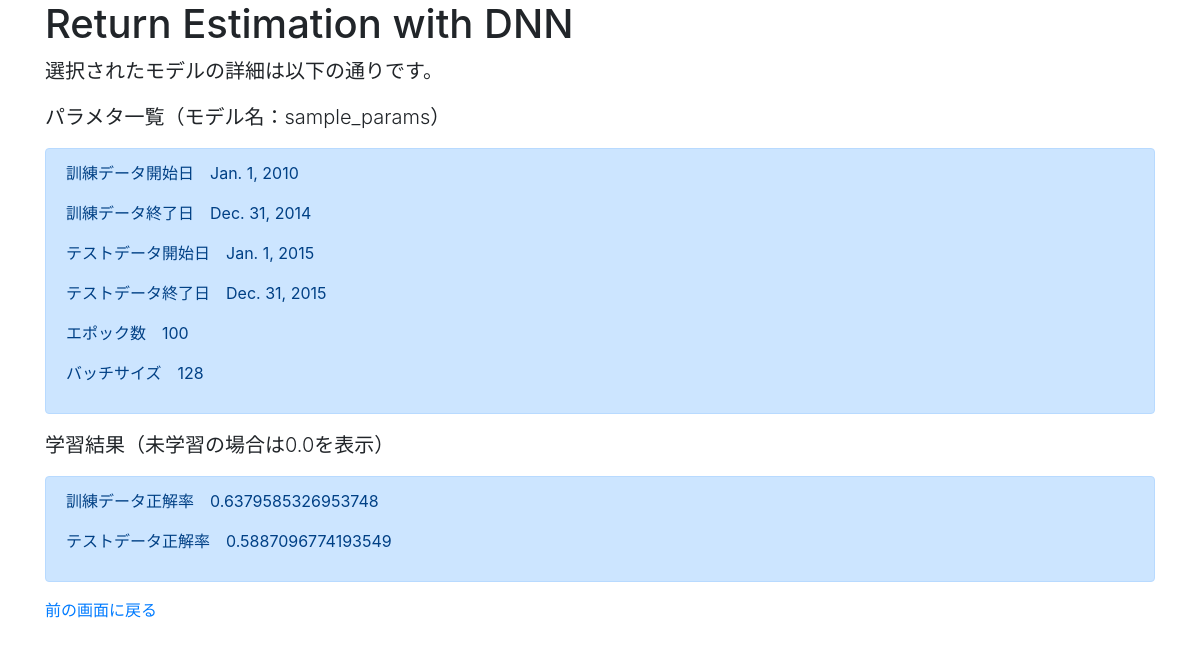
Page /detail/5 on the earlier database version.
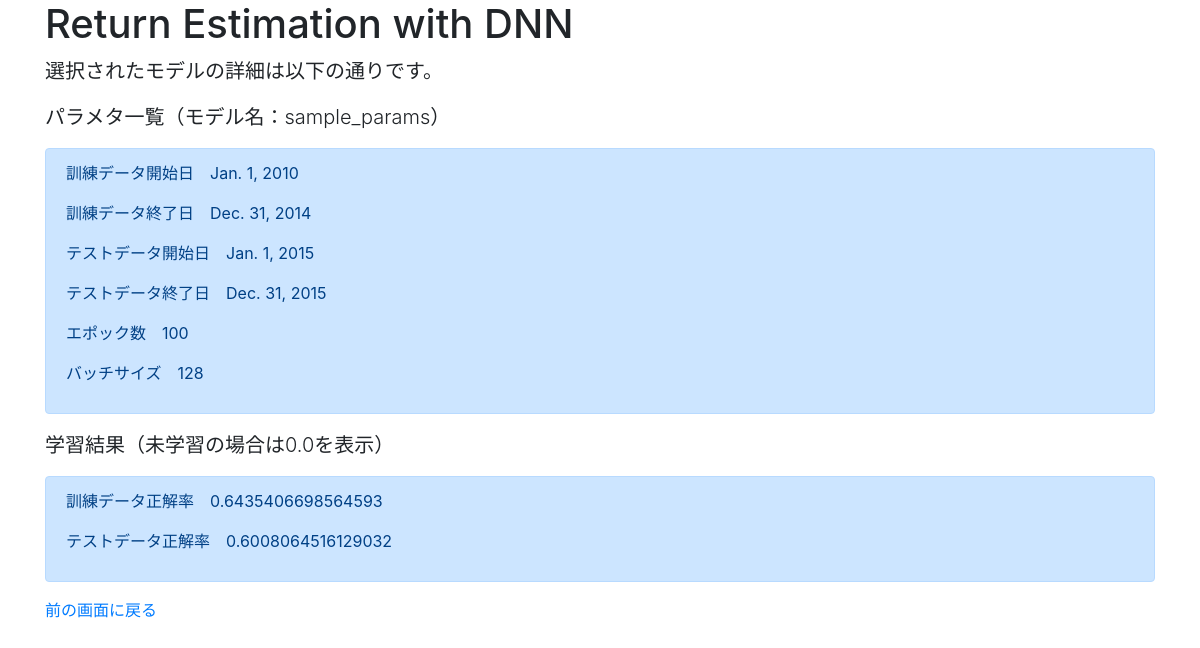
Same page on the later database version.
### dnn_estimator/models.py (models this page shows, shortened)
class LearningModel(models.Model):
    title = models.CharField(max_length=100)
    model_dev_date = models.DateField(default=timezone.now)
    train_start = models.DateField()
    train_end = models.DateField()
    test_start = models.DateField()
    test_end = models.DateField()
    epoch = models.IntegerField()
    batch_size = models.IntegerField()
    train_acc = models.FloatField(default=0.0)
    test_acc = models.FloatField(default=0.0)

### dnn_estimator/views.py (the view)
# urls.py: path('detail/<int:pk>', DetailForm.as_view(), name='detail'),
class DetailForm(DetailView):
    template_name = 'detail.html'
    model = LearningModel

### templates/detail.html
{% extends 'base.html' %}
{% block header %}
    <div class="container">
        <h1>Return Estimation with DNN</h1>
        <p class="lead">選択されたモデルの詳細は以下の通りです。</p>
    </div>
{% endblock header %}
{% block content %}
<div class='container'>
    <p class="lead">パラメタ一覧（モデル名：{{ object.title }}）</p>
    <div class="alert alert-primary" role="alert">
        <p>訓練データ開始日　{{ object.train_start }}</p>
        <p>訓練データ終了日　{{ object.train_end }}</p>
        <p>テストデータ開始日　{{ object.test_start }}</p>
        <p>テストデータ終了日　{{ object.test_end }}</p>
        <p>エポック数　{{ object.epoch }}</p>
        <p>バッチサイズ　{{ object.batch_size }}</p>
    </div>
</div>
<div class='container'>
    <p class="lead">学習結果（未学習の場合は0.0を表示）</p>
    <div class="alert alert-primary" role="alert">
        <p>訓練データ正解率　{{ object.train_acc }}</p>
        <p>テストデータ正解率　{{ object.test_acc }}</p>
    </div>
<a href="{{request.META.HTTP_REFERER}}">前の画面に戻る</a>
</div>
{% endblock content %}

### templates/base.html (shortened to what this page needs)
<!doctype html>
<html lang="en">
  <head>
    <link rel="stylesheet" href="https://stackpath.bootstrapcdn.com/bootstrap/4.4.1/css/bootstrap.min.css">
  </head>
  <body>
    {% block header %}
    {% endblock header %}
    {% block content %}
    {% endblock content %}
  </body>
</html>

Differences in the rows shown:
changed LearningModel "sample_params": train_acc "0.6379585326953748" → "0.6435406698564593"; test_acc "0.5887096774193549" → "0.6008064516129032"
